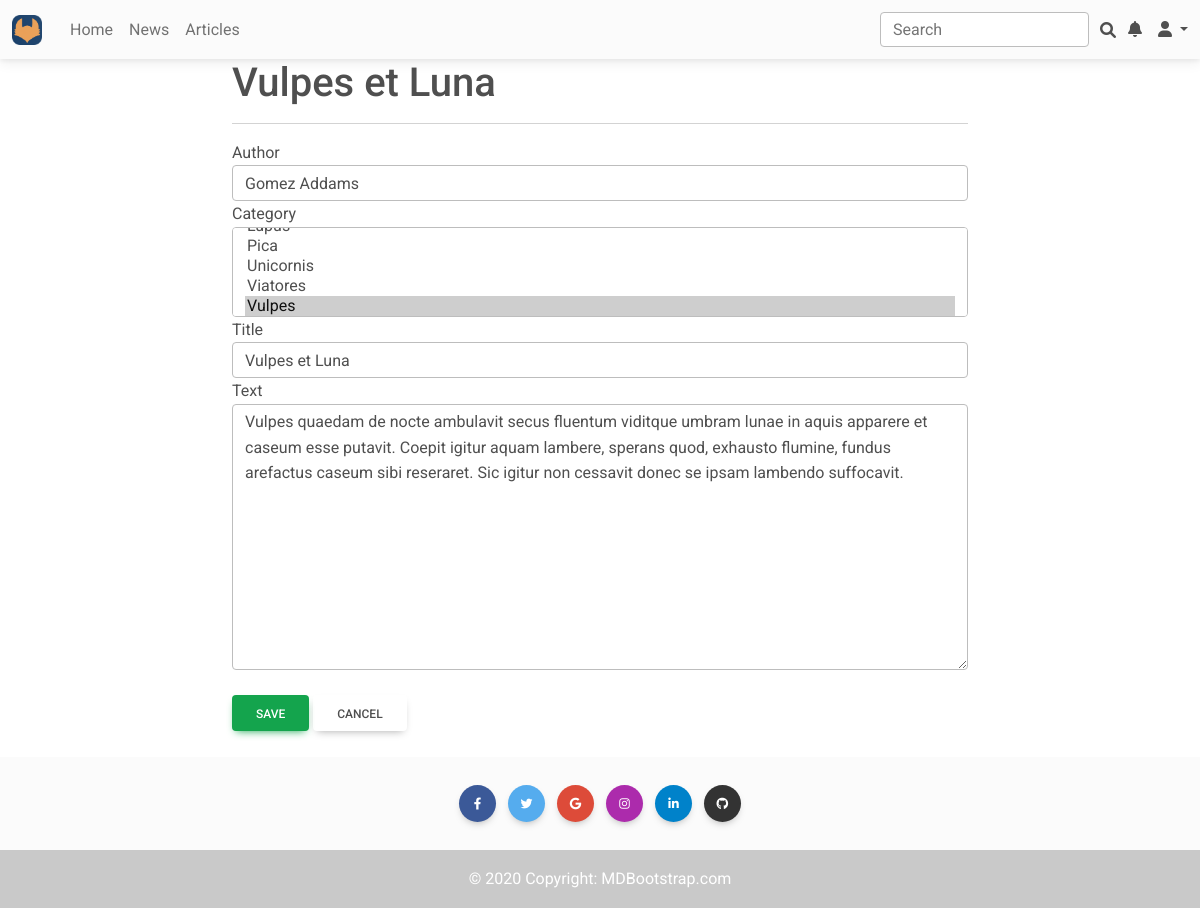
The page /news/16/edit/ (signed in) on the database its author committed.
### news/models.py (models this page shows, shortened)
class Post(models.Model):
    class PostType(models.IntegerChoices):
        ARTICLE = 1
        NEWS = 2
    author = models.ForeignKey(Author, on_delete=models.CASCADE)
    type = models.PositiveSmallIntegerField(choices=PostType.choices, default=PostType.NEWS)
    created = models.DateTimeField(auto_now_add=True)
    category = models.ManyToManyField(Category, through=PostCategory)
    title = models.CharField(max_length=255)
    text = models.TextField()
    rating = models.IntegerField(default=0)

### news/views.py (the view)
# urls.py: path('<int:pk>/edit/', PostUpdate.as_view(), name='post_edit'),
class PostUpdate(LoginRequiredMixin, UpdateView):
    form_class = PostForm
    model = Post
    template_name = 'post_edit.html'

### news/forms.py (shortened to what this page needs)
class PostForm(forms.ModelForm):
    category = forms.ModelMultipleChoiceField(queryset=Category.objects.all().order_by('name'), widget=forms.SelectMultiple)
    class Meta:
        model = Post
        fields = ['author', 'category', 'title', 'text']  # TODO remove author

### news/models.py (called while the page is built)
    def __str__(self):
        return f'{self.user.get_full_name() or self.user}'

    def __str__(self):
        return f'{self.name}'

### templates/post_edit.html (shortened to what this page needs)
{% extends 'flatpages/default.html' %}
{% load widget_tweaks %}
{% block content %}
<h1>
  {% if post.title %}
    {{ post.title }}
  {% else %}
    New post
  {% endif %}
</h1>
<hr>
<form action="" method="post">
    {% for field in form.visible_fields %}
        <div class="form-group">
            <label for="{{ field.id_for_label }}">{{ field.label }}</label>
            {{ field|add_class:'form-control' }}
        </div>
    {% endfor %}
    <br>
    <div class="form-group">
      <button type="submit" class="btn btn-success">
        Save
      </button>
      <a href="{{request.META.HTTP_REFERER|escape}}" class="btn btn-default">Cancel</a>
    </div>
</form>
<br>
{% endblock content %}

### rows shown on the page
Post: title "Vulpes et Luna", visible_fields "Gomez Addams" "Vulpes et Luna" "Vulpes quaedam de nocte ambulavit secus fluentum viditque umbram lunae in aquis apparere et caseum esse putavit. Coepit igitur aquam lambere, sperans quod, exhausto flumine, fundus arefactus caseum sibi reseraret. Sic igitur non cessavit donec se ipsam lambendo suffocavit."

### other values the page prints
{{ field.label }} "Author" "Category" "Title" "Text"
